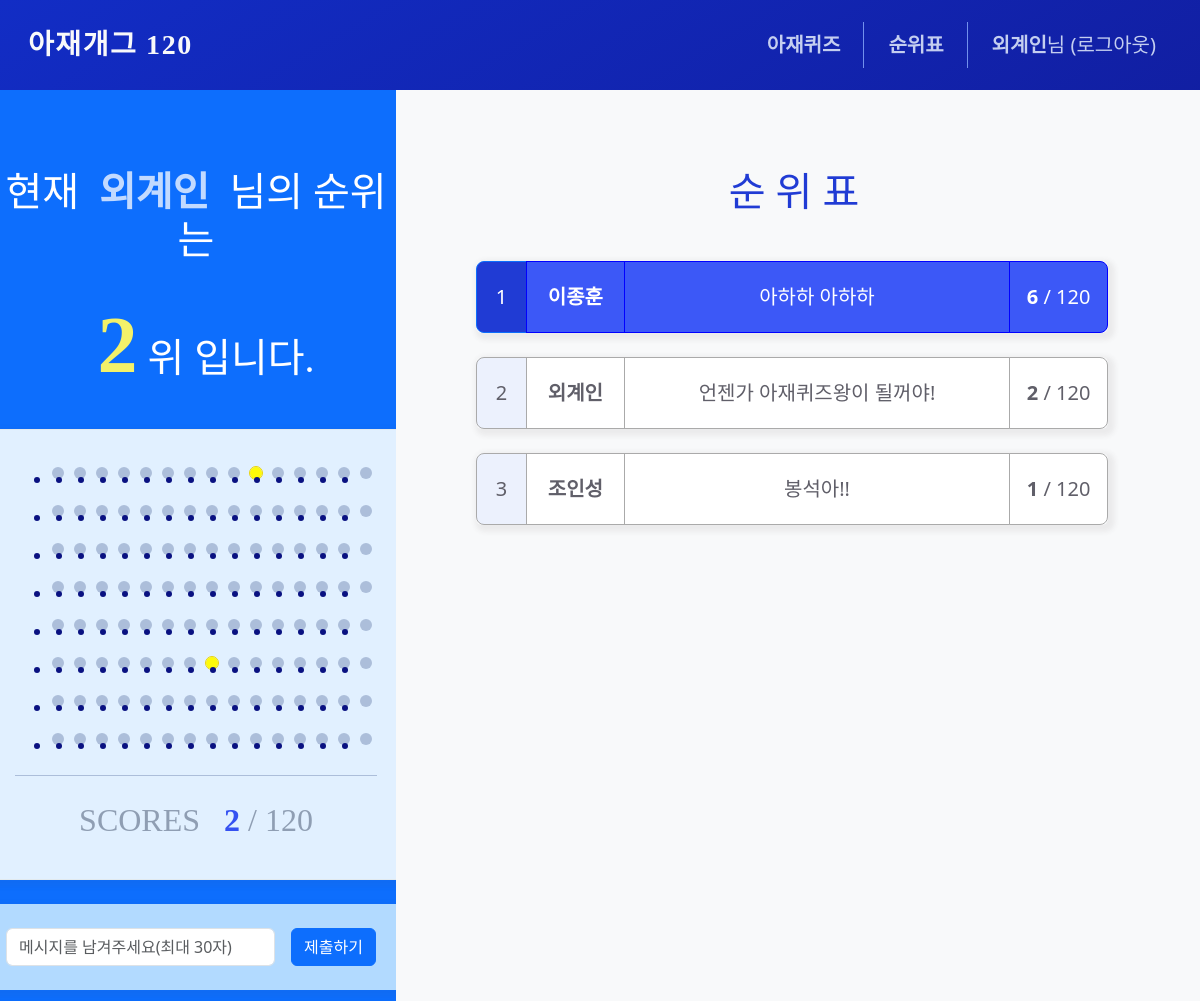
Screenshot of /rank/status/ (signed in) with the database file from the repository.
### homepage/models.py (models this page shows)
class Users(db.Model):
    __tablename__ = 'users'
    id = db.Column(db.Integer, primary_key=True)
    username = db.Column(db.String(50), unique=True, nullable=False)
    password = db.Column(db.String(200), nullable=False)
    email = db.Column(db.String(120), unique=True, nullable=False)
    comment = db.Column(db.String(20), nullable=True)
    @classmethod
    def get_users_data(cls):
        users = cls.query.join(Solved, cls.id == Solved.user_id).group_by(cls.id).order_by(
            db.func.count(Solved.quiz_id).desc()
        ).all()
        for user in users:
            user.comment = user.comment or '오늘도 행복한 하루 되세요'
            user.quiz_id_count = Solved.query.filter_by(user_id=user.id).count()
        return users

### homepage/views/rank_views.py (the view)
@bp.route('/status/', methods=('GET', 'POST'))
@login_required
def rank():
    solved = Solved.query.filter_by(user_id=g.user.id).all()
    solved_quiz_ids = []
    for solve in solved:
        solved_quiz_ids.append(solve.quiz_id)
    all_user_data = Users.get_users_data()
    form = RankForm()
    if request.method == 'POST' and form.validate_on_submit():
        user = Users.query.filter_by(id=g.user.id).first()
        user.comment = form.comment.data
        db.session.commit()
        return redirect(url_for('rank.rank'))
    return render_template('rank/rank.html', solved_quiz_ids=solved_quiz_ids, all_user_data=all_user_data, form = form)

### homepage/forms.py
class RankForm(FlaskForm):
    comment = StringField('코멘트', validators=[DataRequired(), Length(max=30, message='글자수는 최대 30자까지 가능합니다.')])

### homepage/views/auth_views.py (called while the page is built)
@bp.before_app_request
def load_logged_in_user():
    user_id = session.get('user_id')
    if user_id is None:
        g.user = None
    else:
        g.user = Users.query.get(user_id)

def login_required(view):
    @functools.wraps(view)
    def wrapped_view(*args, **kwargs):
        if g.user is None:
            _next = request.url if request.method == 'GET' else ''
            return redirect(url_for('auth.login', next=_next))
        return view(*args, **kwargs)
    return wrapped_view

### homepage/templates/rank/rank.html (shortened to what this page needs)
{% extends 'base.html' %}
{% block content %}
<link rel="stylesheet" href="https://cdnjs.cloudflare.com/ajax/libs/meyer-reset/2.0/reset.min.css" />
<div class="nav-background-behind"></div>
<div class="container-fruid whole_wrap">
    <div class="row">
        <div class="col-lg-4 quiz_wrap bg-primary">
            <div class="d-flex flex-wrap justify-content-center align-items-start mx-3 my-4 p-3">
                <div class="container-fruid ms-2">
                    <div class="mx-2 my-4 text-center">
                        {% if solved_quiz_ids == [] %}
                            <h1 class="rank-text-user">현재&nbsp;&nbsp;<b class="text-white text-opacity-75">{{
                                    g.user.username }}</b>&nbsp;&nbsp;님은</h1>
                            <h1 class="rank-text-user">풀어낸 퀴즈가 없습니다.</h1>
                        {% else %}
                            <h1 class="rank-text-user">현재&nbsp;&nbsp;<b class="text-white text-opacity-75">{{
                                    g.user.username }}</b>&nbsp;&nbsp;님의 순위는</h1>
                            <h1 class="rank-text-user"><b class="rank-number-user">
                                    {% for user in all_user_data %}{% if user.id == g.user.id %}{{ loop.index }}{% endif
                                    %}{% endfor %}</b>위 입니다.</h1>
                        {% endif %}
                    </div>
                    <div class="rank-scores-box">
                        <div class="">
                            {% for i in range(1, 9)%}
                            <ul class="circles">
                                {% for j in range((15*(i-1))+1,(15*(i-1))+16) %}
                                {% if j in solved_quiz_ids %}
                                <li class="rank-circle-solved" id="score{{ j }}"></li>
                                {% else %}
                                <li class="rank-circle" id="score{{ j }}"></li>
                                {% endif %}
                                {% endfor %}
                            </ul>
                            {% endfor %}
                        </div>
                        <div class="text-center rank-scores-text">
                            <h2>SCORES&nbsp;&nbsp;&nbsp;<b class="rank-scores-number">{{
                                    solved_quiz_ids|length }}</b>&nbsp;/&nbsp;120</h2>
                        </div>
                    </div>
                    <div class="rank-input-box">
                        <form class="row g-3" method="POST" action=""
                            style="margin-bottom : calc(-1 * var(--bs-gutter-y));">
                            <div class="col-auto" style="width:72%;">
                                <input class="form-control" type="text" id="comment" name="comment"
                                    value="{{ form.comment.data or '' }}" placeholder="메시지를 남겨주세요(최대 30자)">
                            </div>
                            <div class="col-auto" style="width:28%;">
                                <button type="submit" id="messageBtn" class="btn btn-primary mb-3">제출하기</button>
                            </div>
                        </form>
                    </div>
                </div>
            </div>
        </div>
        <div class="col-sm-8 quiz_wrap bg-light">
            <div class="d-flex flex-wrap justify-content-center align-items-start mx-3 my-4 p-3">
                <div class="container">
                    <div class="mx-3 my-4 text-center">
                        <h1 class="rank-text">순 위 표</h1>
                    </div>
                    {% for user in all_user_data %}
                    <div class="row m-4 pe-4">
                        <div class="btn-group btn-group-lg rank-group" role="group" aria-label="Large button group">
                            {% if loop.index == 1 %}
                            <button type="button" class="col-1 btn btn-primary rank-1st-number" disabled>{{
                                loop.index }}</button>
                            <button type="button" class="col-2 btn btn-primary rank-1st-content" disabled><b
                                    class="fw-bold">{{user.username}}</b></button>
                            <button type="button" class="col-8 btn btn-primary rank-1st-content"
                                disabled>{{user.comment}}</button>
                            <button type="button" class="col-2 btn btn-primary rank-1st-content" disabled><b
                                    class="fw-bold">{{user.quiz_id_count}}</b> / 120</button>
                            {% else %}
                            <button type="button" class="col-1 btn btn-primary rank-nth-number" disabled>{{
                                loop.index }}</button>
                            <button type="button" class="col-2 btn btn-outline-primary rank-nth-content" disabled><b
                                    class="fw-bold">{{user.username}}</b></button>
                            <button type="button" class="col-8 btn btn-outline-primary rank-nth-content"
                                disabled>{{user.comment}}</button>
                            <button type="button" class="col-2 btn btn-outline-primary rank-nth-content" disabled><b
                                    class="fw-bold">{{user.quiz_id_count}}</b> / 120</button>
                            {% endif %}
                        </div>
                    </div>
                    {% endfor %}
                </div>
            </div>
        </div>
    </div>
</div>
{% endblock %}

### homepage/templates/navbar.html (shortened to what this page needs)
<nav class="navbar navbar-expand-lg navbar-light nav-gradient-background" style="
    position: absolute; width: 100%; z-index: 9999;" id="navbar">
    <div class="container-fluid">
        <a class="navbar-brand text-light fw-bold p-3 fs-3 nav-font nav-line-height"
            href="{{ url_for('main.index') }}">아재개그&nbsp;120</a>
        {% if g.user %}
        <div class="collapse navbar-collapse justify-content-end px-2 fs-5" id="navbarSupportedContent"
            style="flex-grow:0;">
            <ul class="navbar-nav me-3">
                {% if all_user_data %}
                <li class="nav-item me-3 nav-rank">
                    <a class="nav-link text-nav" href="{{ url_for('status.show') }}"><b class="fw-bold">아재퀴즈</b></a>
                </li>
                {% endif %}
                <li class="nav-item me-3 nav-rank">
                    <a class="nav-link text-nav" href="{{ url_for('rank.rank') }}"><b class="fw-bold">순위표</b></a>
                </li>
                <li class="nav-item">
                    <a class="nav-link text-nav" href="{{ url_for('auth.logout') }}"><b class="fw-bold">{{
                            g.user.username }}</b>님 (로그아웃)</a>
                </li>
            </ul>
                {% endif %}
            </div>
        </div>
</nav>

### homepage/static/style.css (style rules this page uses)
html, body { scroll-behavior: smooth; }
body { overflow: hidden; }
.rank-text { padding: 20px; font-family: 'EliceDigitalBaeum_Bold'; color: #203bd4; font-size: 2.5em; margin-right: 20px; }
.rank-text-user { padding-top: 20px; padding-bottom: 4px; font-family: 'EliceDigitalBaeum_Bold'; color: #ffffff; font-size: 2.5em; }
.rank-number-user { color:#f3f169; padding-left:20px; padding-right:10px; font-size: 2em; }
.rank-scores-number { color: #3551f1; }
.rank-scores-text { margin-top:25px; border-top: 1px solid #acbeda; padding-top:25px; font-family: 'EliceDigitalBaeum_Bold'; color: #8f9eb3; font-size: 1.2em; }
.rank-scores-box { padding: 2rem 2rem; margin-top: 2rem; border: 1px solid transparent; border-radius: 0.6rem; color: #091181; background-color: #e1f0ff; border-color: #e1e9ee; box-shadow: 3px 3px 5px 4px rgb(77, 71, 71, 0.05); }
.rank-group { height: 4.5rem; box-shadow: 3px 3px 5px 4px rgb(77, 71, 71, 0.075); padding-left: 0 !important; padding-right: 0 !important; }
.rank-circle { background-color: #acbeda; width: 12px; height: 12px; border-radius: 50%; margin: 5px; }
.rank-input-box { padding: 1.5rem 1.5rem; margin-top: 1.5rem; border-radius: 0.6rem; color: #091181; background-color: #b2daff; border-color: #e1e9ee; box-shadow: 3px 3px 5px 4px rgb(77, 71, 71, 0.05); }
.rank-1st-number:disabled { background-color: #203bd4; }
.rank-1st-content:disabled { background-color: #3c58f7; border: 1px solid blue; }
.rank-nth-number:disabled { color: #605f69; background-color: #ecf1fd; border: 1px solid #aaa; }
.rank-nth-content:disabled { color: #605f69; background-color: #fff; border: 1px solid #aaa; }
.btn-group button:disabled { opacity: 100%; }
.circles { display: flex; flex-wrap: nowrap; justify-content: center; align-items: center; }
.nav-font { font-family: 'EliceDigitalBaeum_Bold'; letter-spacing: 0.1rem; }
.nav-line-height { line-height: 1.5; }
.nav-gradient-background { background: linear-gradient(-30deg, #121b9c, #1622ce, #111a97, #122dc5); background-size: 400% 400%; animation: gradient 8s ease infinite; }
.nav-background-behind { position: fixed; width: 100%; height: 85px; }
.whole_wrap { overflow: hidden; height: 100vh; padding-top: 85px; }
.text-nav { color: #c4cef0 !important; }

### rows the page displays
Users: user.username "외계인", username "외계인", comment "언젠가 아재퀴즈왕이 될꺼야!", quiz_id_count "2"
Users: username "이종훈", comment "아하하 아하하", quiz_id_count "6"
Users: username "조인성", comment "봉석아!!", quiz_id_count "1"

### other values shown
{{ solved_quiz_ids|length }} "2"
